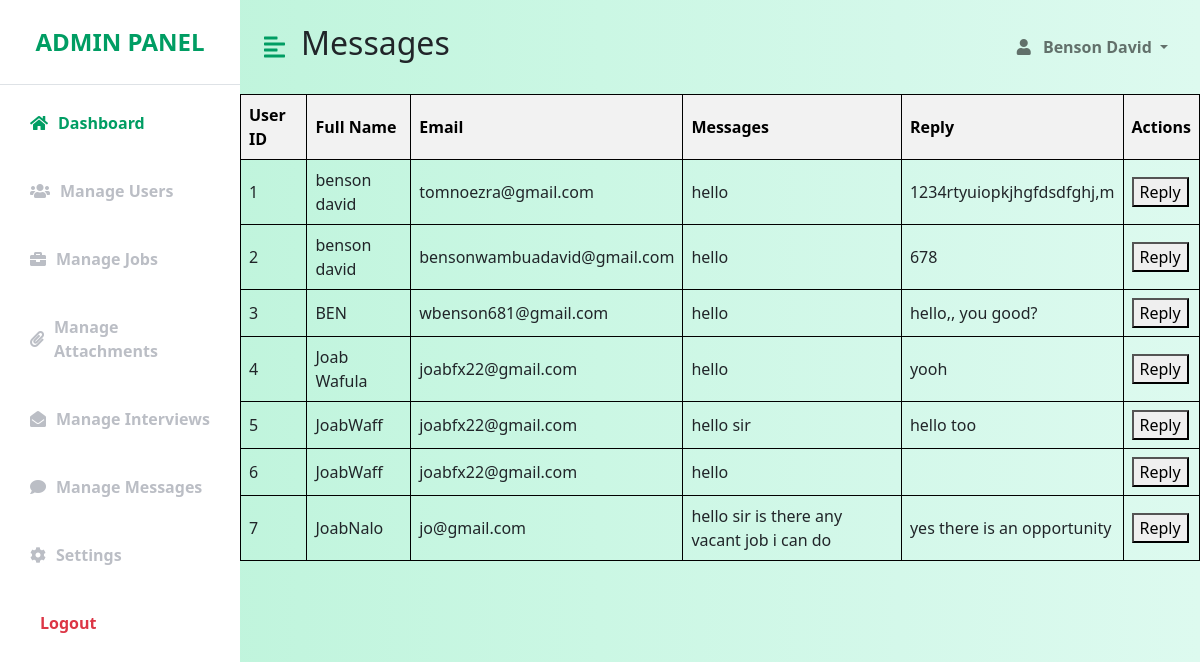
Screenshot of /admin_manage_messages.php (signed in) with the database file from the repository.
### tables this page shows
CREATE TABLE `contact_form` (
  `id` int(11) NOT NULL,
  `name` varchar(255) NOT NULL,
  `email` varchar(255) NOT NULL,
  `message` text NOT NULL,
  `reply` varchar(255) DEFAULT NULL,
  `submission_time` timestamp NOT NULL DEFAULT current_timestamp()
);

### admin_manage_messages.php (the view, shortened to what this page needs)
<?php
$admin_name = isset($_SESSION['admin_name']) ? $_SESSION['admin_name'] : '';
?>
<!DOCTYPE html>
<html lang="en">
<head>
    <link href="https://cdn.jsdelivr.net/npm/bootstrap@5.0.0-beta3/dist/css/bootstrap.min.css" rel="stylesheet" />
    <link rel="stylesheet" href="https://cdnjs.cloudflare.com/ajax/libs/font-awesome/5.15.3/css/all.min.css" />
    <link rel="stylesheet" href="adminpannel.css" />
</head>
<body>
<div class="d-flex" id="wrapper">
        <div class="bg-white" id="sidebar-wrapper">
            <div class="sidebar-heading text-center py-4 primary-text fs-4 fw-bold text-uppercase border-bottom">
                <i class=></i>Admin Panel</div>
            <div class="list-group list-group-flush my-3">
                <a href="adminpannel.php" class="list-group-item list-group-item-action bg-transparent second-text active">
                    <i class="fa fa-home"></i>Dashboard</a>
                <br>
                <a href="fetch_user.php" class="list-group-item list-group-item-action bg-transparent second-text fw-bold">
                    <i class="fa fa-users"></i>Manage Users</a>
                <br>
                <a href="manage_jobs.php" class="list-group-item list-group-item-action bg-transparent second-text fw-bold">
                    <i class="fa fa-briefcase"></i>Manage Jobs</a>
                <br>
                <a href="manage_attachments.php" class="list-group-item list-group-item-action bg-transparent second-text fw-bold">
                    <i class="fa fa-paperclip"></i>Manage Attachments</a>
                <br>
                <a href="manage_interviews.php" class="list-group-item list-group-item-action bg-transparent second-text fw-bold">
                    <i class="fa fa-envelope-open"></i>Manage Interviews</a>
                <br>
                <a href="admin_manage_messages.php" class="list-group-item list-group-item-action bg-transparent second-text fw-bold">
                    <i class="fa fa-comment"></i>Manage Messages</a>
                <br>
                <a href="admin_settings.php" class="list-group-item list-group-item-action bg-transparent second-text fw-bold">
                    <i class="fa fa-cog"></i>Settings</a>
                <br>
                <a href="admin_logout.php" class="list-group-item list-group-item-action bg-transparent text-danger fw-bold">
                    <i class="fa fa-sign-out"></i>Logout</a>
            </div>
        </div>
        <div id="page-content-wrapper">
            <nav class="navbar navbar-expand-lg navbar-light bg-transparent py-4 px-4">
                <div class="d-flex align-items-center">
                    <i class="fas fa-align-left primary-text fs-4 me-3" id="menu-toggle"></i>
                    <h2 class="fs-2 m-0"><h2>Messages</h2></h2>
                </div>
                <div class="collapse navbar-collapse" id="navbarSupportedContent">
                    <ul class="navbar-nav ms-auto mb-2 mb-lg-0">
                        <li class="nav-item dropdown">
                            <a class="nav-link dropdown-toggle second-text fw-bold" href="#" id="navbarDropdown"
                                role="button" data-bs-toggle="dropdown" aria-expanded="false">
                                <i class="fas fa-user me-2"></i>
                                <?php echo $admin_name; ?>
                </a>
                        </li>
                    </ul>
                </div>
            </nav>
            <?php
require_once 'connect.php';
$sql = "SELECT id, name, email, message, reply FROM contact_form";
$result = $conn->query($sql);
if ($result->num_rows > 0) {
    echo "<table>";
    echo "<tr><th>User ID</th><th>Full Name</th><th>Email</th><th>Messages</th><th>Reply</th><th>Actions</th></tr>";
    while($row = $result->fetch_assoc()) {
        echo "<tr>";
        echo "<td>" . $row['id'] . "</td>";
        echo "<td>" . $row['name'] . "</td>";
        echo "<td>" . $row['email'] . "</td>";
        echo "<td>" . $row['message'] . "</td>";
        echo "<td>" . $row['reply'] . "</td>";
        echo "<td class='action-links'>";
        echo "<button onclick='replyMessage(" . $row['id'] . ")'>Reply</button>";
        echo "</td>";
        echo "</tr>";
    }
    echo "</table>";
} else {
    echo "<h2>no messages found.</h2>";
}
?>
            </div>
        </div>
</body>
</html>

### adminpannel.css (style rules this page uses)
:root { --main-bg-color: #009d63; --main-text-color: #009d63; --second-text-color: #bbbec5; --second-bg-color: #c1efde; }
.primary-text { color: var(--main-text-color); }
.second-text { color: var(--second-text-color); }
#wrapper { overflow-x: hidden; background-image: linear-gradient( to right, #baf3d7, #c2f5de, #cbf7e4, #d4f8ea, #ddfaef ); }
#sidebar-wrapper { min-height: 100vh; margin-left: -15rem; -webkit-transition: margin 0.25s ease-out; -moz-transition: margin 0.25s ease-out; -o-transition: margin 0.25s ease-out; transition: margin 0.25s ease-out; }
#sidebar-wrapper .sidebar-heading { padding: 0.875rem 1.25rem; font-size: 1.2rem; }
#sidebar-wrapper .list-group { width: 15rem; }
#page-content-wrapper { min-width: 100vw; }
#menu-toggle { cursor: pointer; }
.list-group-item { border: none; padding: 10px 30px; display: flex; align-items: center; }
.list-group-item i { margin-right: 10px; }
.list-group-item.active { background-color: transparent; color: var(--main-text-color); font-weight: bold; border: none; }
@media (min-width: 768px) { #sidebar-wrapper { margin-left: 0; } }
@media (min-width: 768px) { #page-content-wrapper { min-width: 0; width: 100%; } }

### admin_manage_messages.php (style rules this page uses)
table { width: 100%; border-collapse: collapse; }
th, td { border: 1px solid black; padding: 8px; text-align: left; }
th { background-color: #f2f2f2; color: black; }

### rows the page displays
contact_form: id "1", name "benson david", email "tomnoezra@gmail.com", message "hello", reply "1234rtyuiopkjhgfdsdfghj,m"
contact_form: id "2", name "benson david", email "bensonwambuadavid@gmail.com", message "hello", reply "678"
contact_form: id "3", name "BEN", email "wbenson681@gmail.com", message "hello", reply "hello,, you good?"
contact_form: id "4", name "Joab Wafula", email "joabfx22@gmail.com", message "hello", reply "yooh"
contact_form: id "5", name "JoabWaff", email "joabfx22@gmail.com", message "hello sir", reply "hello too"
contact_form: id "6", name "JoabWaff", email "joabfx22@gmail.com", message "hello"
contact_form: id "7", name "JoabNalo", email "jo@gmail.com", message "hello sir is there any vacant job i can do", reply "yes there is an opportunity"

### other values shown
$admin_name "Benson David"
